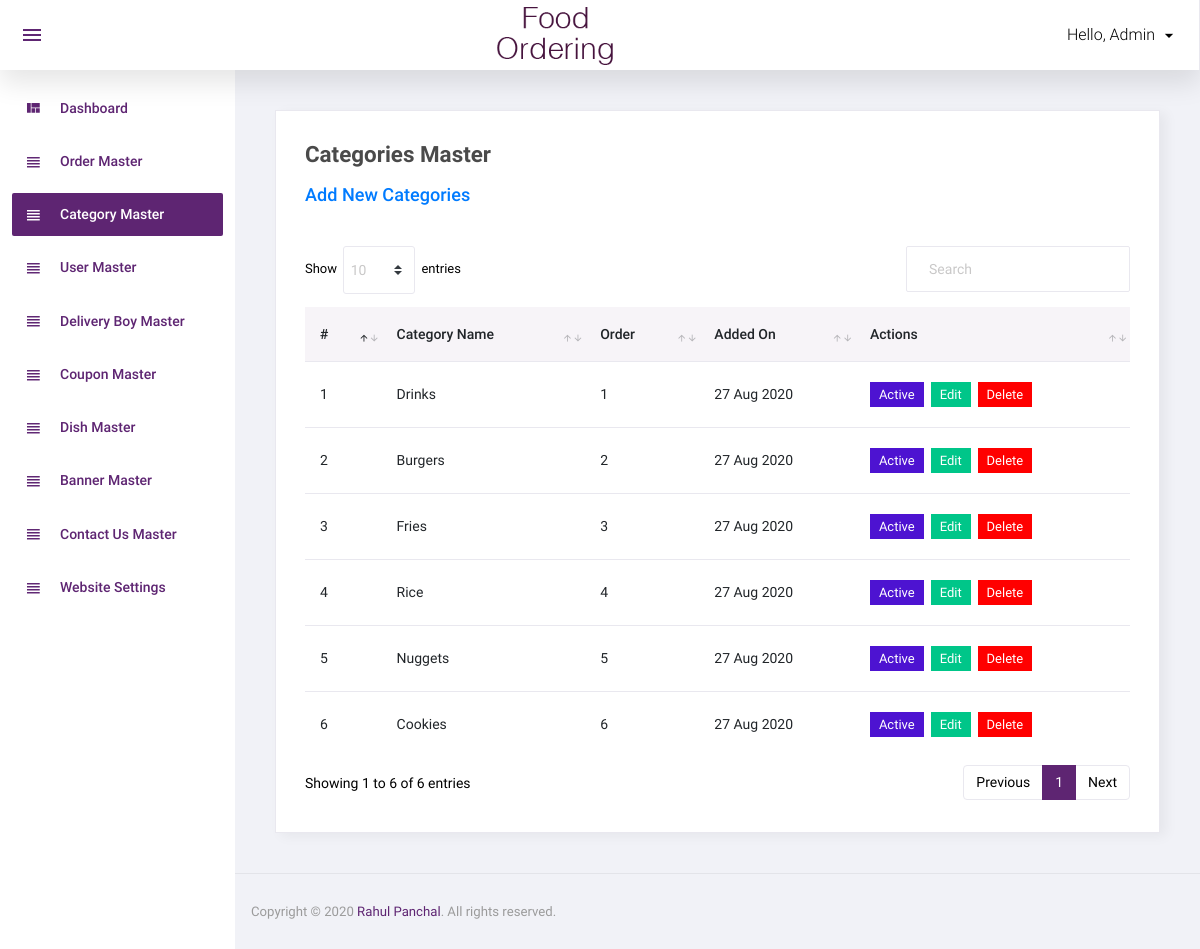
Screenshot of /admin/categories.php (signed in) with the database file from the repository.
### tables this page shows
CREATE TABLE `categories` (
  `c_id` int(11) NOT NULL,
  `c_name` varchar(100) NOT NULL,
  `c_order` int(11) NOT NULL,
  `c_status` int(11) NOT NULL,
  `c_added_on` datetime NOT NULL
);

### admin/categories.php (the view, shortened to what this page needs)
<?php
include("top.inc.php");
$sql = "select * from categories order by c_order";
$res = mysqli_query($con, $sql);
?>
<div class="card">
    <div class="card-body">
        <h4 class="card-title">Categories Master</h4>
        <a href="manage_categories.php"><h5 class="manage-text">Add New Categories</h5></a>
        <div class="row">
            <div class="col-12">
                <div class="table-responsive">
                    <table id="order-listing" class="table">
                        <thead>
                            <tr>
                                <th>#</th>
                                <th>Category Name</th>
                                <th>Order</th>
                                <th>Added On</th>
                                <th>Actions</th>
                            </tr>
                        </thead>
                        <tbody>
                            <?php
                                if(mysqli_num_rows($res)>0) {
                                $i = 1;
                                while($row = mysqli_fetch_assoc($res)) {
                            ?>
                            <tr>
                                <td><?php echo $i ?></td>
                                <td><?php echo $row['c_name'] ?></td>
                                <td><?php echo $row['c_order'] ?></td>
                                <td>
                                        <?php
                                                $dateStr = strtotime($row['c_added_on']);
                                                echo date('d M Y', $dateStr);
                                        ?>
                                </td>
                                <td>
                                        <?php
                                        if($row['c_status']==1){
                                                ?>
                                                <a href="?type=deactive&c_id=<?php echo $row['c_id']; ?>"><label class="badge badge-info">Active</label></a>&nbsp;
                                                <?php
                                        } else {
                                                ?>
                                                <a href="?type=active&c_id=<?php echo $row['c_id']; ?>"><label class="badge badge-danger">Deactive</label></a>&nbsp;
                                                <?php
                                        }
                                        ?>
                                        <a href="manage_categories.php?c_id=<?php echo $row['c_id'] ?>"><label class="badge badge-success">Edit</label></a>&nbsp;
                                        <a href="?type=delete&c_id=<?php echo $row['c_id']; ?>"><label class="badge badge-danger delete_red">Delete</label></a>
                                </td>
                            </tr>
                            <?php
                                $i++; }  }
                                else {
                                        ?>
                                        <td colspan="6" class="text-center">No Records Found</td>
                                        <?php
                                }
                            ?>
                        </tbody>
                    </table>
                </div>
            </div>
        </div>
    </div>
</div>
<?php include("footer.inc.php"); ?>

### admin/assets/css/custom-css.css (style rules this page uses)
.delete_red { background-color: red !important; }
.badge { cursor: pointer; }
.manage-text { margin-bottom: 2.5rem; }

### rows the page displays
categories: c_name "Drinks", c_order "1", c_added_on "27 Aug 2020"
categories: c_name "Burgers", c_order "2", c_added_on "27 Aug 2020"
categories: c_name "Fries", c_order "3", c_added_on "27 Aug 2020"
categories: c_name "Rice", c_order "4", c_added_on "27 Aug 2020"
categories: c_name "Nuggets", c_order "5", c_added_on "27 Aug 2020"
categories: c_name "Cookies", c_order "6", c_added_on "27 Aug 2020"

### other values shown
$_SESSION["a_name"] "Admin"
